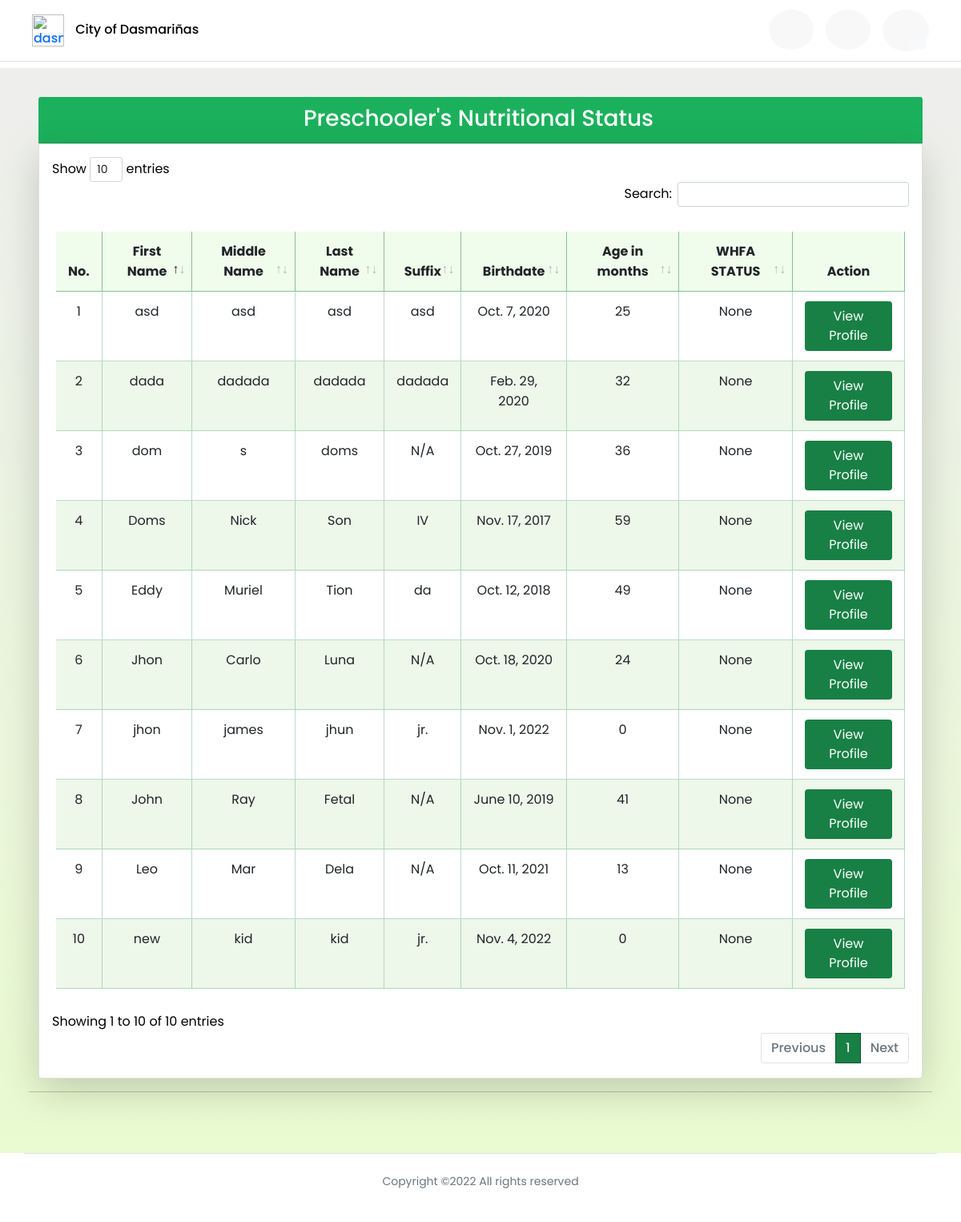
Screenshot of /preschooler_dashboard (signed in) with the database file from the repository.
### profilingApp/models.py (models this page shows, shortened)
class Preschooler(Model):
    GENDER = [('Male', 'Male'),
              ('Female', 'Female'),]
    parent = models.ForeignKey(Parent, on_delete=CASCADE)
    first_name = models.CharField(max_length=100)
    last_name = models.CharField(max_length=100)
    middle_name = models.CharField(max_length=100)
    suffix_name = models.CharField(max_length=100, null=True, blank=True)
    birthday = models.DateField(null=True, blank=True)
    height = models.FloatField(null=True, validators=[MinValueValidator(45.0), MaxValueValidator(120.0)])
    weight = models.FloatField(null=True, validators=[MinValueValidator(1.0), MaxValueValidator(28.0)])
    gender = models.CharField(max_length=100, choices=GENDER, null=True)
    date_measured = models.DateField(null=True, blank=True)
    health_problem = models.CharField(max_length=500, null=True, blank=True)
    history= HistoricalRecords()
    def age_months(self):
        today = date.today()
        date_diff = today - self.birthday
        in_days = date_diff.days
        return int((in_days) / (365 / 12))
    def whfa(self):
        calculator = Calculator(adjust_height_data=False, adjust_weight_scores=False,
                       include_cdc=False, logger_name='pygrowup',
                       log_level='INFO')
        try:
            today = date.today()
            date_diff = today - self.birthday
            in_days = date_diff.days
            age_months = int((in_days) / (365 / 12))
            return float(calculator.wfl(self.weight, age_months, helpers.get_good_sex(str(self.gender)), self.height))
        except:
            pass

### profilingApp/views.py (the view)
# urls.py: path('preschooler_dashboard', views.preschooler_dashboard, name='preschooler_dashboard'),
def preschooler_dashboard(request):
    if request.user.is_authenticated and request.user.user_type == 'BHW':
        bhw_logged = BarangayHealthWorker.objects.get(user_id=request.user.id)
        parents = Parent.objects.filter(barangay=bhw_logged.bhw_barangay)
        preschooler = Preschooler.objects.filter(parent__in=(parents))
        context = {'preschoolers': preschooler}
        return render(request, 'activities/BHW Preschooler Dashboard.html', context)
    elif request.user.is_authenticated and request.user.user_type == 'Admin':
        return redirect('admin_home')
    elif request.user.is_authenticated and request.user.user_type == 'P/G':
        return redirect('parent_home')

### profilingApp/templates/activities/BHW Preschooler Dashboard.html (shortened to what this page needs)
{% extends 'activities/BHW Home.html' %}
{% load static %}
{% block dashboard %}
<header>
    <div class="site-header">
    <nav class="navbar fixed-top index__navbar scrolled border-bottom"
    style=" padding-left:3%; padding-right:3%;">
        <div class="flex-fill p-1 py-1">
            <div class="d-flex align-items-center justify-content-between">
                <div>
                    <a href="#" class="name" style="text-decoration: none;">
                        <img class="navbar-icon" src="{% static '/Media/avatar.png' %}" alt="dasma-logo">
                        <span id="hidetitle" class="brand__name" style="color:rgb(3, 3, 3); margin-left:10px;">City of Dasmariñas</span>
                    </a>
                </div>
                <div id="navLinks">
                    <ul class="nav text-small">
                        <li>
                            <a href="{% url 'bhw_home' %}" class="nav-link" data-toggle="tooltip" data-bs-placement="bottom" data-bs-offset="0,7"
                            title="Barangay Health Worker Home">
                            <i class="fa fa-fw fa-home" style="font-size: 24px;"></i>
                            </a>
                        </li>
                        <li>
                            <a href="{% url 'preschooler_dashboard' %}" class="nav-link" style="color:rgb(27, 177, 92) !important;" data-toggle="tooltip" data-bs-placement="bottom" data-bs-offset="0,7"
                            title="Preschooler Profile">
                            <i class="fa fa-fw fa-id-card " style="font-size: 24px;"></i>
                            </a>
                        </li>
                        <li>
                            <a class="btn nav-link" id="dropdownUser1" data-bs-toggle="dropdown" data-toggle="tooltip" data-bs-placement="bottom" data-bs-offset="0,7"
                            title="User Settings" aria-expanded="false">
                                <i class="fa fa-fw fa-user-cog bi" style="font-size: 24px;"></i>
                                <span class="position-absolute top-100 start-75 translate-middle badge rounded-pill text-dark" style="border-radius: 50%;">
                                    <i class="fa fa-lg fa-fw fa-caret-down bg-light" style="border-radius: 25%; margin-bottom: 15px;"></i>
                                </span></a>
                        </li>
                    </ul>
                </div>
            </div>
        </div>
    </nav>
    </div>
</header>
<div id="grid" class="container-fluid" style="margin-top:85px;">
<div class="container text-black">
    <div class="row">
        <div class="col">
            <div class="card-header">
                <h3>Preschooler's Nutritional Status</h3>
            </div>
            <div class="card shadow-lg p-3 bg-white rounded">
                <div class="table-responsive">
                    <table class="table table-hover table-cell-border" id="preschooler_bmi">
                        <thead>
                            <tr style="text-align: center;">
                                <th scope="col">No.</th>
                                <th scope="col">First Name</th>
                                <th scope="col">Middle Name</th>
                                <th scope="col">Last Name</th>
                                <th scope="col">Suffix</th>
                                <th scope="col">Birthdate</th>
                                <th scope="col">Age in months</th>
                                <th scope="col">WHFA STATUS</th>
                                <th scope="col" class="nosort text-center">Action</th>
                            </tr>
                        </thead>
                        <tbody>
                            {% for preschooler in preschoolers %}
                            <tr style="text-align: center;">
                                <td></td>
                                <td>{{ preschooler.first_name }}</td>
                                <td>{{ preschooler.middle_name }}</td>
                                <td>{{ preschooler.last_name }}</td>
                                {% if preschooler.suffix_name is None %}
                                    <td>N/A</td>
                                {% elif preschooler.suffix_name == '' %}
                                    <td>N/A</td>
                                {% else %}
                                    <td>{{ preschooler.suffix_name }}</td>
                                {% endif %}
                                <td>{{ preschooler.birthday }}</td>
                                <td>{{ preschooler.age_months }}</td>
                                <td>{{ preschooler.whfa }}</td>
                                <td style="text-align: center;">
                                    <div>
                                        <a href="{% url 'preschooler_profile' preschooler.id %}"><button type="button" style="background-color: #188045; color: white;" class="btn">View Profile</button></a>
                                    </div>
                                </td>
                            </tr>
                            {% endfor %}
                        </tbody>
                    </table>
                </div>
            </div>
        </div>
    </div>
</div>
    <hr>
    <br>
</div>
{% endblock %}

### profilingApp/static/CSS/styles.css (style rules this page uses)
.fixed-top { position: sticky; top: 0; right: 0; left: 0; z-index: 1030; max-height: 85px; background-color: white; border-bottom: 3px; }
.navbar-icon { width: 40px; max-width: 40px; }
img { vertical-align: middle; border-style: none; }
* { margin: 0; padding: 0; box-sizing: border-box; font-family: 'Poppins', sans-serif; }
li, a, button { font-family: 'Poppins', sans-serif; font-weight: 500; font-size: 16px; color:#188045; text-decoration: none; }
li { list-style: none; display: list-item; text-align: -webkit-match-parent; }
a { text-decoration: none; }
table { padding: 25px 5px 10px 5px; }
thead { border-color: rgba(23, 128, 69, 0.514)!important; background-color: #f0fdec; text-align: left !important; }
th { border-right: 1px solid !important; padding: 12px 15px !important; border-color: rgba(23, 128, 69, 0.492)!important; }
td { border-right: 1px solid !important; padding: 12px 15px !important; border-color: rgba(23, 128, 69, 0.288)!important; }
tbody tr:nth-of-type(even) { background-color: #edf7ea; }
#navLinks li a { color:rgba(0, 19, 0, 0.87); padding: 13 13 13 13; background-color: #ebebeb60; border-radius: 50%; margin-left: 15px; position: relative; }
#grid,#footer,#header { transition: 0.5s ease-in-out; }
#grid { background-image: linear-gradient(to top, rgba(230, 250, 202, 0.884),rgba(228, 228, 227, 0.624)); position: relative; padding: 3%; width: 100%; margin-top: 85px; min-height: 800px; }
.card-header { font-size: 13px; font-family: 'Poppins', sans-serif;; background-color:rgb(27, 177, 92) !important; color:white; padding: 10px 15px 5px 10px !important; text-align: center; }
html { width: 100%; height: 100%; }
body { color: rgba(0, 0, 0, 0.6); font-family: 'Poppins', sans-serif; font-size: 14px; line-height: 1.6em; -webkit-font-smoothing: antialiased; -moz-osx-font-smoothing: grayscale; }
::placeholder { color:rgba(255, 255, 255, 0.253); }
@media (min-width: 700px) { ::placeholder { color:rgba(255, 255, 255, 0.253); } }
.row { display: -webkit-box; display: -ms-flexbox; display: flex; -ms-flex-wrap: wrap; flex-wrap: wrap; margin-right: 15px; margin-left: 15px; }
.col-6, .col-7, .col-12, .col, .col-sm-3, .col-sm-6, .col-md-3, .col-md-4, .col-md-5, .col-md-6, .col-md-8, .col-md-9, .col-md-10, .col-md-12, .col-lg-3, .col-lg-4, .col-lg-5, .col-lg-6, .col-lg-7, .col-lg-8, .col-lg-10, .col-lg-12, .col-xl-2 { position: relative; width: 100%; padding-right: 15px; padding-left: 15px; }
.text-center { text-align: center !important; }
html { font-family: sans-serif; line-height: 1.15; -webkit-text-size-adjust: 100%; -webkit-tap-highlight-color: rgba(0, 0, 0, 0); }

### rows the page displays
Preschooler: first_name "asd", middle_name "asd", last_name "asd", suffix_name "asd", birthday "Oct. 7, 2020", age_months "25", whfa "None"
Preschooler: first_name "Eddy", middle_name "Muriel", last_name "Tion", suffix_name "da", birthday "Oct. 12, 2018", age_months "49", whfa "None"
Preschooler: first_name "Doms", middle_name "Nick", last_name "Son", suffix_name "IV", birthday "Nov. 17, 2017", age_months "59", whfa "None"
Preschooler: first_name "dom", middle_name "s", last_name "doms", shows "N/A", birthday "Oct. 27, 2019", age_months "36", whfa "None"
Preschooler: first_name "John", middle_name "Ray", last_name "Fetal", shows "N/A", birthday "June 10, 2019", age_months "41", whfa "None"
Preschooler: first_name "Jhon", middle_name "Carlo", last_name "Luna", shows "N/A", birthday "Oct. 18, 2020", age_months "24", whfa "None"
Preschooler: first_name "Leo", middle_name "Mar", last_name "Dela", suffix_name "N/A", birthday "Oct. 11, 2021", age_months "13", whfa "None"
Preschooler: first_name "jhon", middle_name "james", last_name "jhun", suffix_name "jr.", birthday "Nov. 1, 2022", age_months "0", whfa "None"
Preschooler: first_name "new", middle_name "kid", last_name "kid", suffix_name "jr.", birthday "Nov. 4, 2022", age_months "0", whfa "None"
Preschooler: first_name "dada", middle_name "dadada", last_name "dadada", suffix_name "dadada", birthday "Feb. 29, 2020", age_months "32", whfa "None"
